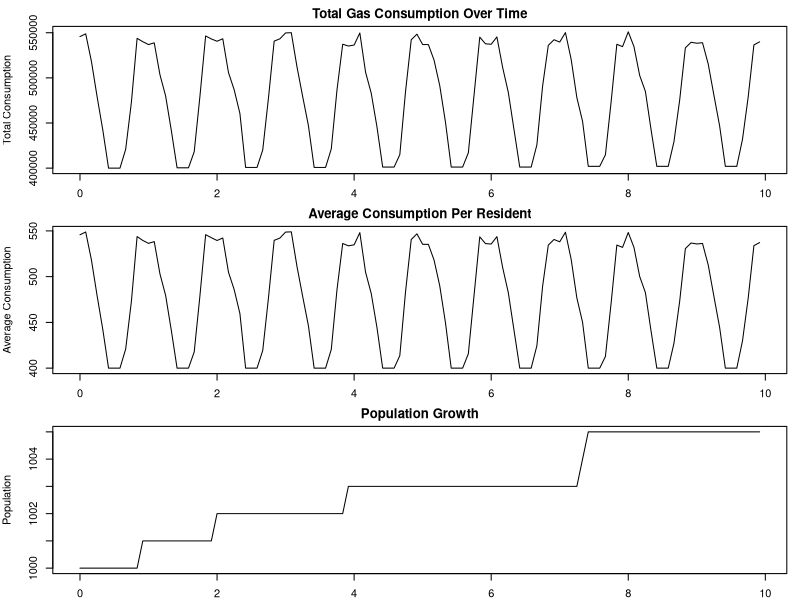
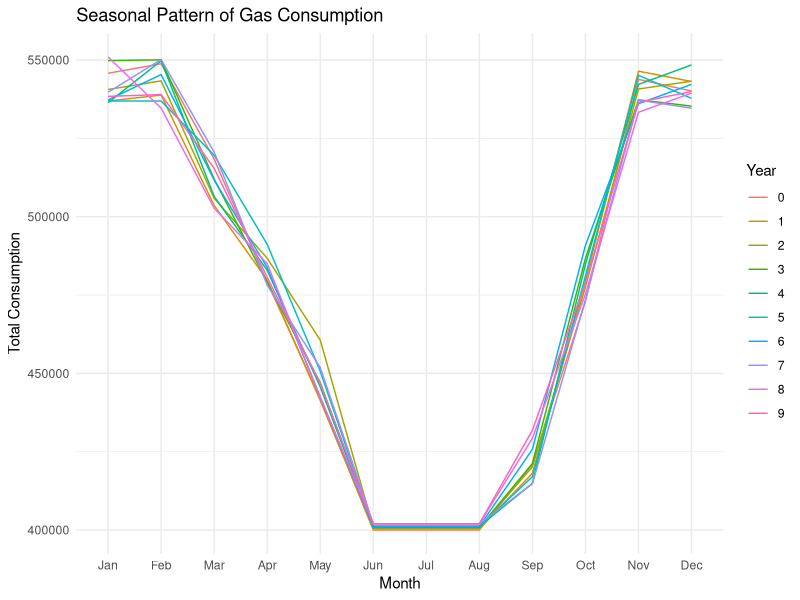
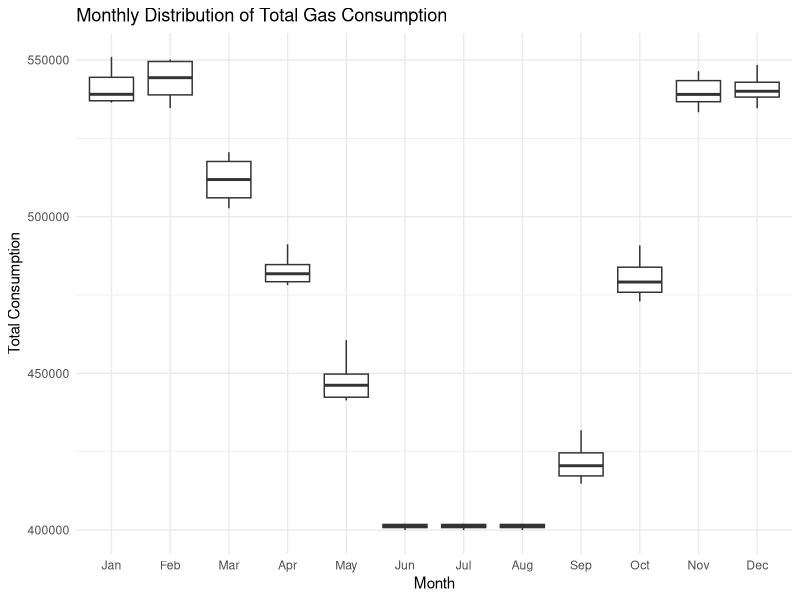
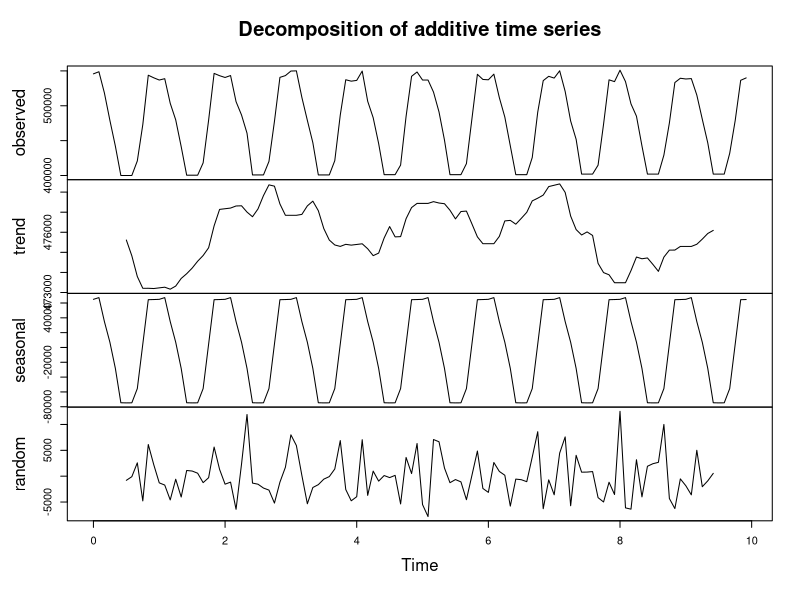
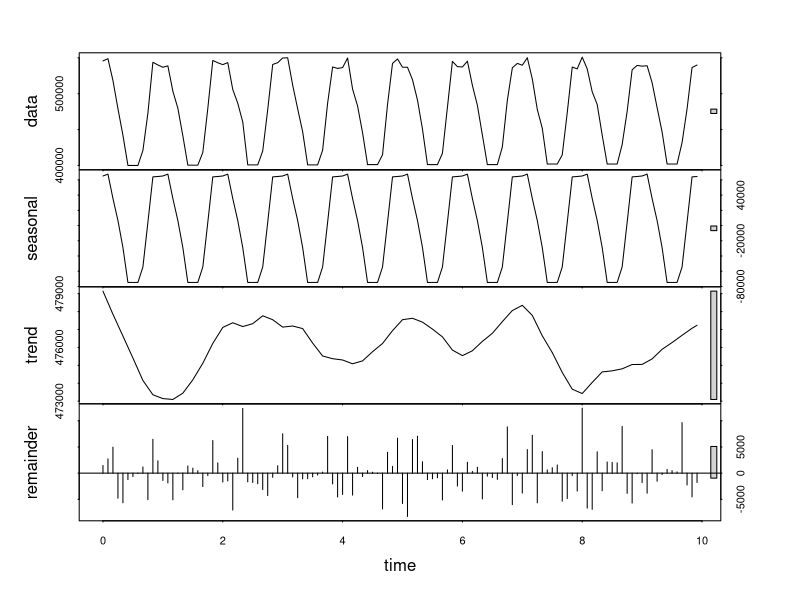

These charts were generated, in order, by the following R code:
# Gas Consumption Time Series Analysis
# This script analyzes the time series data from a NetLogo gas consumption simulation

# Load required libraries
library(forecast)
library(ggplot2)
library(dplyr)
library(tseries)
library(zoo)

# Function to simulate data similar to the NetLogo model
simulate_gas_consumption <- function(years = 10) {
  # Initialize parameters from NetLogo model
  initial_population <- 1000
  base_consumption <- 450
  growth_rate <- 0.0003
  high_season_factor <- 1.2
  low_season_factor <- 0.8
  incident_probability <- 0.1
  random_variation <- 20
  minimum_consumption <- 400
  
  # Initialize time and data structures
  months <- years * 12
  population <- numeric(months)
  population[1] <- initial_population
  avg_consumption <- numeric(months)
  total_consumption <- numeric(months)
  time_data <- data.frame(
    year = numeric(months),
    month = numeric(months),
    month_name = character(months),
    season_factor = numeric(months),
    incident = logical(months),
    population = numeric(months),
    avg_consumption = numeric(months),
    total_consumption = numeric(months)
  )
  
  month_names <- c("January", "February", "March", "April", "May", "June", 
                   "July", "August", "September", "October", "November", "December")
  
  # Simulate each month
  for (i in 1:months) {
    current_month <- ((i - 1) %% 12) + 1
    current_year <- floor((i - 1) / 12)
    
    # Set seasonal factors
    if (current_month %in% c(12, 1, 2)) {
      season_factor <- high_season_factor  # Winter
    } else if (current_month %in% c(3, 4, 5)) {
      # Spring - transitioning down
      season_factor <- 1 + (high_season_factor - 1) * (1 - (current_month - 2) / 3)
    } else if (current_month %in% c(6, 7, 8)) {
      season_factor <- low_season_factor  # Summer
    } else {
      # Fall - transitioning up
      season_factor <- low_season_factor + (high_season_factor - low_season_factor) * ((current_month - 8) / 3)
    }
    
    # Check for incidents
    incident <- runif(1) < incident_probability
    
    # Update population (monthly growth)
    if (i > 1) {
      monthly_growth_rate <- growth_rate / 12
      expected_new_residents <- population[i-1] * monthly_growth_rate
      whole_new_residents <- floor(expected_new_residents)
      fractional_part <- expected_new_residents - whole_new_residents
      
      population[i] <- population[i-1] + whole_new_residents
      if (runif(1) < fractional_part) {
        population[i] <- population[i] + 1
      }
    } else {
      population[i] <- initial_population
    }
    
    # Calculate average consumption per resident
    avg_cons <- base_consumption * season_factor
    
    # Add random variation
    avg_cons <- avg_cons + runif(1, -random_variation/2, random_variation/2)
    
    # Apply incident effect
    if (incident) {
      avg_cons <- avg_cons + runif(1, -5, 5)
    }
    
    # Ensure minimum consumption
    avg_cons <- max(avg_cons, minimum_consumption)
    
    avg_consumption[i] <- avg_cons
    total_consumption[i] <- avg_cons * population[i]
    
    # Store data
    time_data$year[i] <- current_year
    time_data$month[i] <- current_month
    time_data$month_name[i] <- month_names[current_month]
    time_data$season_factor[i] <- season_factor
    time_data$incident[i] <- incident
    time_data$population[i] <- population[i]
    time_data$avg_consumption[i] <- avg_consumption[i]
    time_data$total_consumption[i] <- total_consumption[i]
  }
  
  return(time_data)
}

# Simulate data (alternatively, you could import real data from NetLogo)
set.seed(123)  # For reproducibility
sim_data <- simulate_gas_consumption(10)

# Add date column for better time series handling
sim_data$date <- as.Date(paste(sim_data$year + 2020, sim_data$month, "1", sep="-"))

# Create time series objects
total_ts <- ts(sim_data$total_consumption, frequency = 12, start = c(0, 1))
avg_ts <- ts(sim_data$avg_consumption, frequency = 12, start = c(0, 1))
pop_ts <- ts(sim_data$population, frequency = 12, start = c(0, 1))

# -------------------------------
# Exploratory Data Analysis
# -------------------------------

# Plot the raw time series data
par(mfrow = c(3, 1), mar = c(2, 4, 2, 1))
plot(total_ts, main = "Total Gas Consumption Over Time", ylab = "Total Consumption")
plot(avg_ts, main = "Average Consumption Per Resident", ylab = "Average Consumption")
plot(pop_ts, main = "Population Growth", ylab = "Population")
par(mfrow = c(1, 1))

# Create seasonal plots
ggplot_seasonal <- function() {
  ggplot(sim_data, aes(x = factor(month), y = total_consumption, group = year, color = factor(year))) +
    geom_line() +
    labs(title = "Seasonal Pattern of Gas Consumption",
         x = "Month",
         y = "Total Consumption",
         color = "Year") +
    theme_minimal() +
    scale_x_discrete(labels = c("Jan", "Feb", "Mar", "Apr", "May", "Jun", 
                                "Jul", "Aug", "Sep", "Oct", "Nov", "Dec"))
}
ggplot_seasonal()

# Boxplot of consumption by month
ggplot_boxplot <- function() {
  ggplot(sim_data, aes(x = factor(month), y = total_consumption)) +
    geom_boxplot() +
    labs(title = "Monthly Distribution of Total Gas Consumption",
         x = "Month",
         y = "Total Consumption") +
    theme_minimal() +
    scale_x_discrete(labels = c("Jan", "Feb", "Mar", "Apr", "May", "Jun", 
                                "Jul", "Aug", "Sep", "Oct", "Nov", "Dec"))
}
ggplot_boxplot()

# -------------------------------
# Time Series Decomposition
# -------------------------------

# Decompose the time series into trend, seasonal, and random components
total_decomp <- decompose(total_ts)
plot(total_decomp)

# STL decomposition (Seasonal and Trend decomposition using Loess)
total_stl <- stl(total_ts, s.window = "periodic")
plot(total_stl)

# -------------------------------
# Export Results
# -------------------------------

# Function to export results to PDF
export_results <- function() {
  # This would be implemented with packages like rmarkdown or knitr
  # Note: Implementation depends on specific requirements
  cat("To export these results to PDF or other formats, you can use:\n")
  cat("1. The R Markdown package (rmarkdown)\n")
  cat("2. The knitr package\n")
  cat("3. Export plots individually with ggsave() or pdf()\n")
}

export_results()